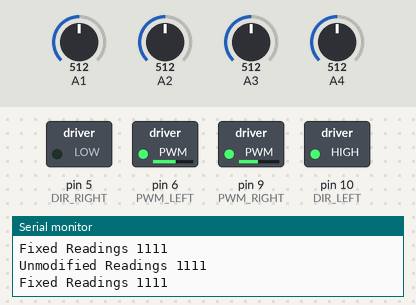
This sketch was run on a simulated Arduino Uno, built with avr-gcc and run on an emulated ATmega328P. Parts: switched loads named in the sketch (green lamp = pin HIGH), the last lines printed to the serial monitor. Inputs (shaded band) come from the test bench; at power-on: A1 = 512, A3 = 512, A2 = 512, A4 = 512.

Above: at 12.0 s.
12.1 s: A1 set to 532
At 13.3 s:
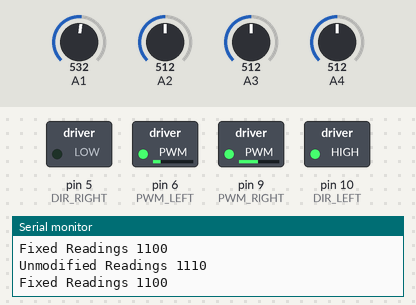
13.8 s: A1 set to 306
At 14.6 s:
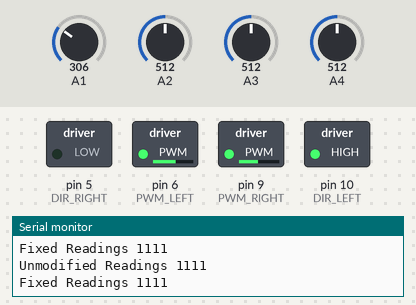
15.3 s: A3 set to 536
At 16.0 s:
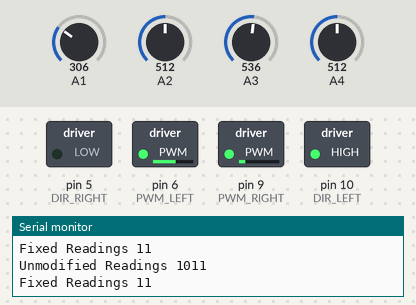
16.8 s: A3 set to 306
At 17.4 s:
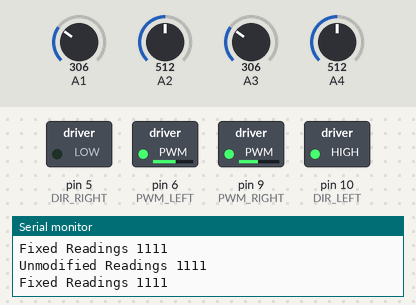
Timing chart, 0 to 19.3 s (numbered marks = the images above; inputs shaded):
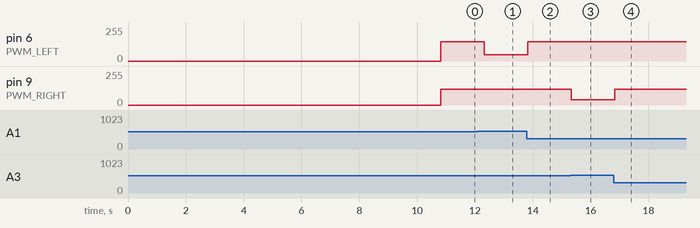

Measured:
- the behaviour switches between 521 and 522 on A1 (found by bisection; images 0 and 1)
- the behaviour switches between 521 and 522 on A3 (found by bisection; images 2 and 3)
- after the input at 12.1 s, pin 6 (PWM_LEFT): 144/255 → 48/255 after 0.22 s
- after the input at 13.8 s, pin 6 (PWM_LEFT): 48/255 → 144/255 at once
- after the input at 15.3 s, pin 9 (PWM_RIGHT): 120/255 → 40/255 at once
- after the input at 16.8 s, pin 9 (PWM_RIGHT): 40/255 → 120/255 at once

The sketch:

car.ino
```cpp
struct Sensor;

typedef struct Sensor {
  uint8_t pin;
  int sensitivity;
  int black_value;
  unsigned long last_line_sighting;
} Sensor;

Sensor sensorInit(uint8_t pin) {
  pinMode(pin, INPUT);
  int readings_sum = 0;
  for (int i = 0; i < 20; i++) {
    readings_sum += analogRead(pin);
    delay(10);
  }
  Serial.println(int(readings_sum / 20));

  return { pin, 10, int(readings_sum / 20), 0 };
}

const uint8_t DIR_LEFT = 10;
const uint8_t PWM_LEFT = 6;
const uint8_t DIR_RIGHT = 5;
const uint8_t PWM_RIGHT = 9;

Sensor SENSORS[4];

const uint8_t ON_BUTTON = 2;

const uint8_t BASE_MOTOR_POWER = 200;

const float MAX_SPEED = 0.6;
const float MEDIUM_SPEED = 0.2;
const float LOW_SPEED = 0.05;
const float NO_SPEED = 0;

bool read(Sensor* sensor) {
  int reading = analogRead(sensor->pin);
  bool is_black = reading < (sensor->sensitivity + sensor->black_value);
  if(is_black){
    sensor->last_line_sighting = millis();
  }
  return is_black;
}

uint8_t readAll() {
  bool readings[4];
  for (int i = 0; i < 4; i++) {
    readings[i] = read(&SENSORS[i]);
  }
  uint8_t result = 0;
  for (int i = 0; i < 4; i++) {
    if (readings[i]) {
      result += (1 << i);
    }
  }
  return result;
}

uint8_t fixDiscontinuousReadings(uint8_t value) {
  value &= 0b1111;

  uint8_t left = ((value & 0b1100) >> 2);  // bits 3 and 2
  uint8_t right = (value & 0b0011);        // bits 1 and 0

  uint8_t leftCount = 0;
  uint8_t rightCount = 0;
  for (uint8_t i = 0; i < 2; i++) {
    if (left & (1 << i)) leftCount++;
    if (right & (1 << i)) rightCount++;
  }

  uint8_t totalCount = leftCount + rightCount;

  if(totalCount == 0) return value;

  if (totalCount == 1) return value;

  if (totalCount == 4) return value;

  if (value == 0b1001 || value == 0b1010 || value == 0b0101) {
    return 0b0110;
  }

  if (leftCount > rightCount) {
    return 0b1100;
  } else if (rightCount > leftCount) {
    return 0b0011;
  } else {
    return 0b0110;
  }
}

void turn(float left_ratio, float right_ratio) {
  analogWrite(PWM_LEFT, int(left_ratio * BASE_MOTOR_POWER*1.2));
  analogWrite(PWM_RIGHT, int(right_ratio * BASE_MOTOR_POWER));
}

void setup() {
  // put your setup code here, to run once:
  pinMode(DIR_RIGHT, OUTPUT);
  pinMode(DIR_LEFT, OUTPUT);
  pinMode(PWM_RIGHT, OUTPUT);
  pinMode(PWM_LEFT, OUTPUT);
  pinMode(ON_BUTTON, INPUT);
  Serial.begin(9600);

  SENSORS[0] = sensorInit(A1);
  SENSORS[1] = sensorInit(A2);
  SENSORS[2] = sensorInit(A3);
  SENSORS[3] = sensorInit(A4);
  delay(10000);
  digitalWrite(DIR_RIGHT, LOW);
  digitalWrite(DIR_LEFT, HIGH);
}

void loop() {
  uint8_t reads = readAll();
  Serial.print("Unmodified Readings ");
  Serial.println(reads,BIN);
  reads = fixDiscontinuousReadings(reads);
  Serial.print("Fixed Readings ");
  Serial.println(reads,BIN);
  if(reads == 0b1111 || reads == 0b0110){
    turn(MAX_SPEED,MAX_SPEED);
  } else if(reads == 0b1000){
    turn(LOW_SPEED,MAX_SPEED);
  } else if(reads == 0b0001){
    turn(MAX_SPEED,LOW_SPEED);
  } else if(reads == 0b0100 || reads == 0b1100){
    turn(MEDIUM_SPEED,MAX_SPEED);
  }  else if(reads == 0b0010 || reads == 0b0011){
    turn(MAX_SPEED,MEDIUM_SPEED);
  } else{
    bool line_is_right = SENSORS[3].last_line_sighting > SENSORS[0].last_line_sighting || SENSORS[2].last_line_sighting > SENSORS[0].last_line_sighting && SENSORS[2].last_line_sighting > SENSORS[1].last_line_sighting || SENSORS[3].last_line_sighting > SENSORS[1].last_line_sighting;
    if(line_is_right){
      turn(MEDIUM_SPEED,NO_SPEED);
    } else{
      turn(NO_SPEED,MEDIUM_SPEED);
    }
  }
  delay(300);
}
```
